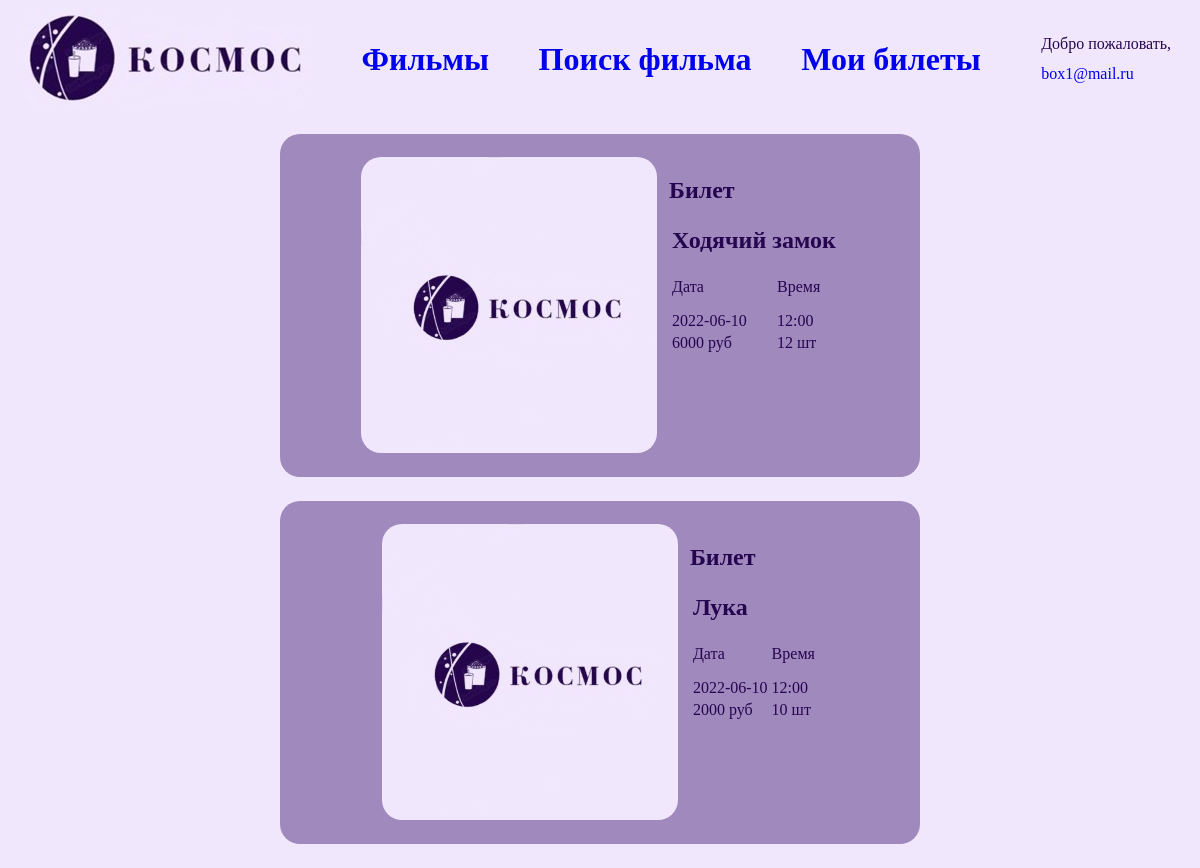
Screenshot of /mybilet.php (signed in) with the database file from the repository.
### tables this page shows
CREATE TABLE `tablfilm` (
  `id` int NOT NULL,
  `id_user` int NOT NULL,
  `name` text NOT NULL,
  `date` date NOT NULL,
  `time` text NOT NULL,
  `tickets` int NOT NULL,
  `cost` int NOT NULL
);

### mybilet.php (the view, shortened to what this page needs)
<html>
    <head>
        <link rel="stylesheet" href="style/nado.css">
    </head>
    <body>
        <header>
            <a href="index.php">
                <img src="image/Рисунок1.jpg">
            </a>
            <h1><a href="index.php">Фильмы</a></h1>
            <h1><a href="search.php">Поиск фильма</a></h1>
            <h1><a href="mybilet.php">Мои билеты</a></h1>
            <table cellspacing="10px">
				<tr>
                    <td>
                        <?echo 'Добро пожаловать,';?>
                    </td>
                </tr>
                <tr>
                    <td>
                        <a href="cabinet.php"><?echo $_SESSION['email'];?></a>
                    </td>
                </tr>
				</table>
        </header>
            <?
            $conn = Connect();
            mysqli_set_charset($conn, "utf8");
            $sqlbook = 'SELECT id, email FROM kosmosusers';
            $resultbook = mysqli_query($conn, $sqlbook);
            while ($row = mysqli_fetch_array($resultbook))
            {
                if($row['email'] == $_SESSION['email'])
                {
                    $id = $row['id'];
                }
            }
            $sqlbook = 'SELECT id_user, name, date, time, tickets, cost FROM tablfilm';
            $resultbook = mysqli_query($conn, $sqlbook);
            while ($row = mysqli_fetch_array($resultbook))
            {
                if($id == $row['id_user'])
                { $flag = 1;?>
                    <div class="sinema">
                        <img src="image/regimg.jpg" width="50%" height="100%">
                        <div class="info">
                        <table>
                            <h2>Билет</h2>
                            <tr>
                                <td colspan="2">
                                    <h2><?echo $row['name'];?></h2>
                                </td>
                            </tr>
                            <tr>
                                <td>
                                    <p>Дата</p>
                                    <p><?echo $row['date'];?></p>
                                </td>
                                <td>
                                    <p>Время</p>
                                    <p><?echo $row['time'];?></p>
                                </td>
                            </tr>
                                <td>
                                    <p><?echo $row['tickets'];?> руб</p>
                                </td>
                                <td>
                                    <p><?echo $row['cost'];?> шт</p>
                                </td>
                        </table>
                        </div>
                    </div>
              <?}
            }
            ?>
    </body>
</html>

### style/nado.css (style rules this page uses)
html { background-color: #f0e7fc; color:#25054f; }
header { display: flex; flex-direction: row; flex-wrap: nowrap; justify-content: space-between; align-items:center; padding:0 10px 0 10px; }
a { text-decoration: none; }
div { display:flex; }
.sinema { margin:2% 23% 2% 23%; padding: 2% 2% 2% 2%; border-radius: 20px 20px 20px 20px; justify-content: center; flex-direction:row; background-color: #a089bd; }
.info { display: flex; flex-direction: column; margin: 0 0 0 2%; }
img { display: flex; border-radius: 20px 20px 20px 20px; }

### rows the page displays
tablfilm: name "Ходячий замок", date "2022-06-10", time "12:00", tickets "6000", cost "12"
tablfilm: name "Лука", date "2022-06-10", time "12:00", tickets "2000", cost "10"

### other values shown
$_SESSION['email'] "box1@mail.ru"
